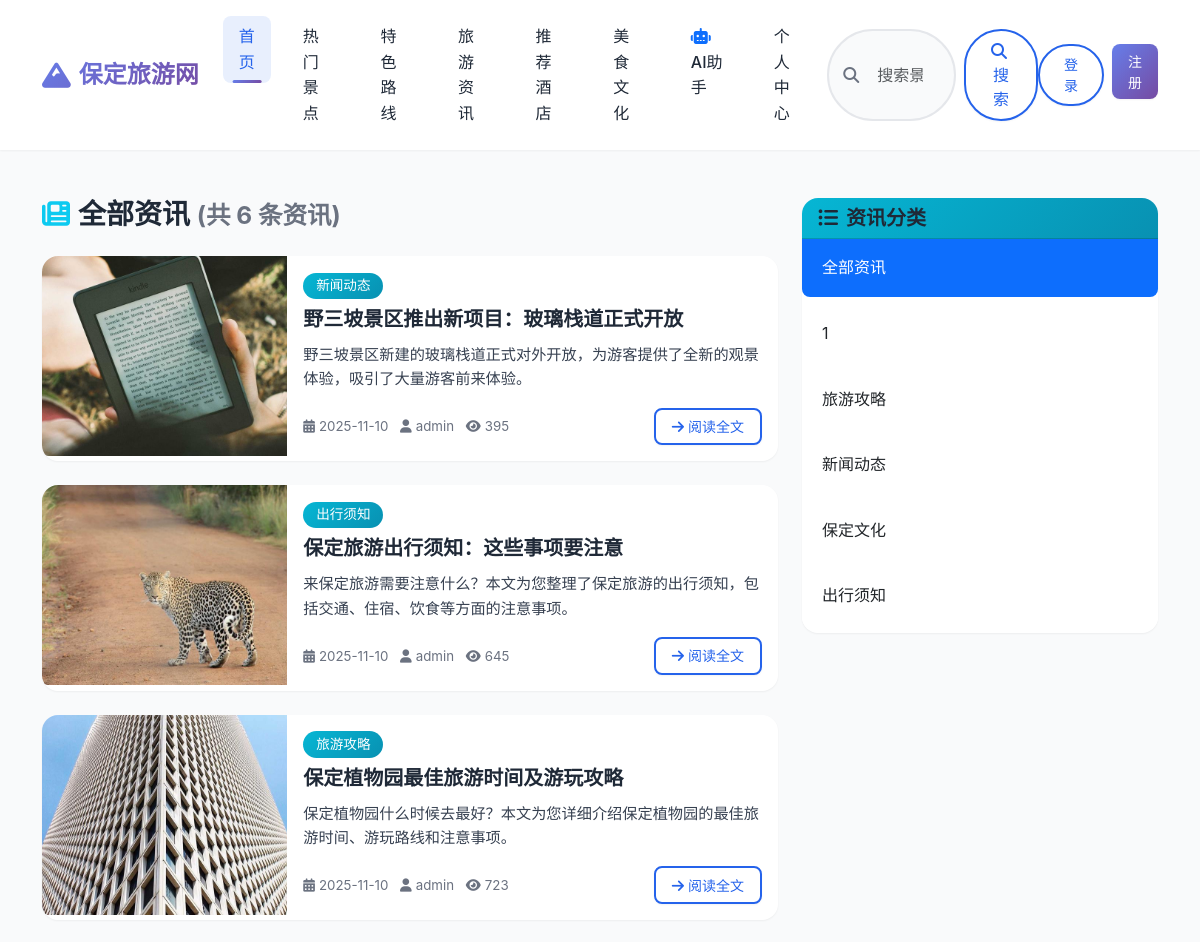
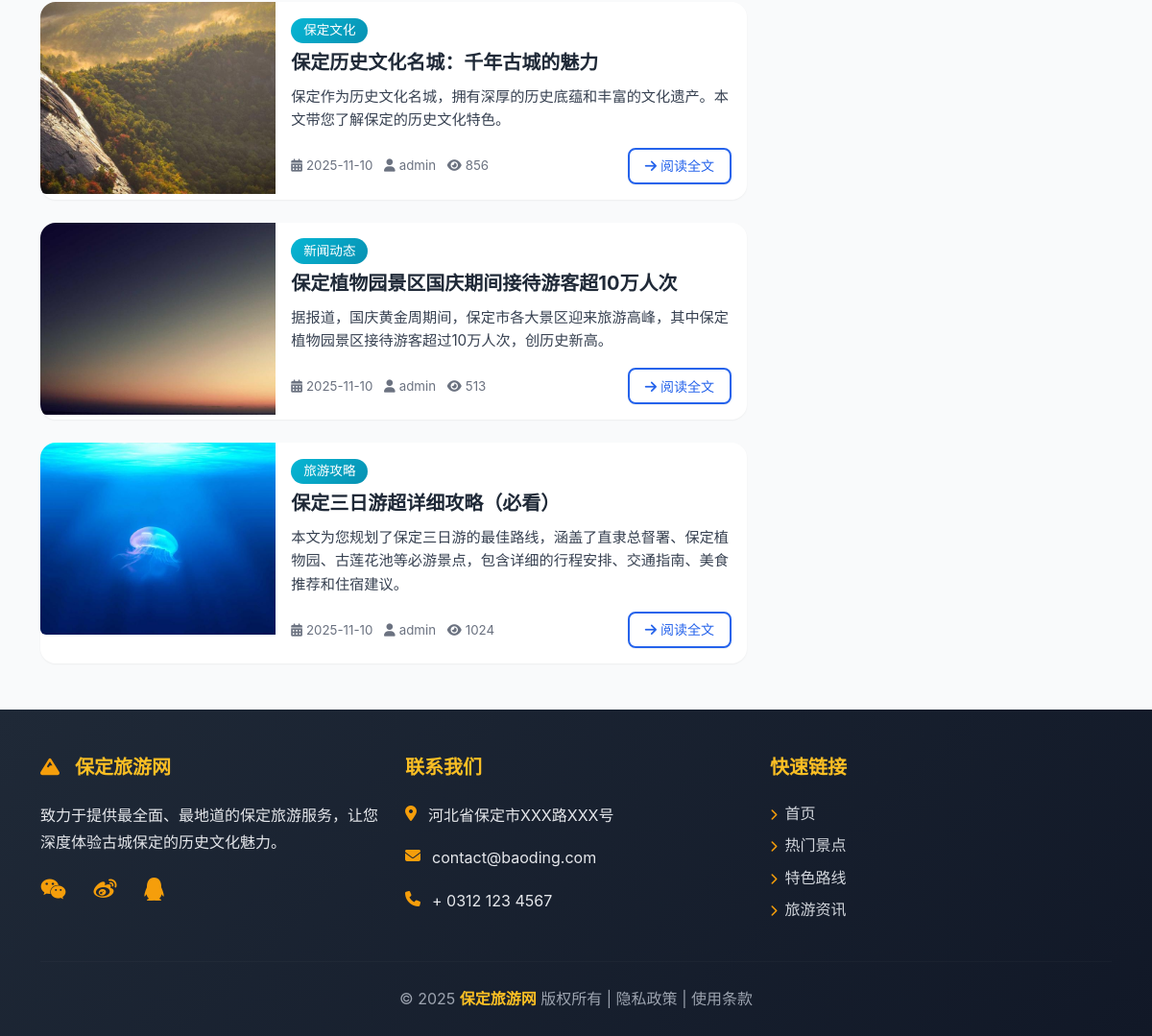
/news/list/, run on the app's committed database (2 pictures, top to bottom).
### apps/news/models.py (models this page shows, shortened)
class News(models.Model):
    category = models.ForeignKey(NewsCategory, on_delete=models.SET_NULL, null=True, verbose_name="分类")
    title = models.CharField(max_length=200, verbose_name="标题")
    abstract = models.CharField(max_length=255, verbose_name="摘要")
    content = models.TextField(verbose_name="正文")
    cover_image = models.ImageField(upload_to='news_covers/', verbose_name="封面图")
    published_at = models.DateTimeField(auto_now_add=True, verbose_name="发布时间")
    views_count = models.PositiveIntegerField(default=0, verbose_name="阅读量")
    author = models.ForeignKey(CustomUser, on_delete=models.SET_NULL, null=True, blank=True, verbose_name="作者")
    class Meta:
        verbose_name = "旅游资讯"
        verbose_name_plural = verbose_name
        ordering = ['-published_at']

class NewsCategory(models.Model):
    name = models.CharField(max_length=50, verbose_name="分类名称")
    class Meta:
        verbose_name = "资讯分类"
        verbose_name_plural = verbose_name

### apps/users/models.py (models this page shows, shortened)
class CustomUser(AbstractUser):
    phone = models.CharField(max_length=11, unique=True, verbose_name="手机号")
    avatar = models.ImageField(upload_to='avatars/', default='avatars/default.png', verbose_name="头像")
    class Meta:
        verbose_name = "用户"
        verbose_name_plural = verbose_name

### apps/news/views.py (the view)
# urls.py: path('news/', views.NewsListView.as_view(), name='news_list'),
class NewsListView(TemplateView):
    template_name = "news/list.html"
    def get_context_data(self, **kwargs):
        context = super().get_context_data(**kwargs)
        context['page_title'] = '旅游资讯 - 保定旅游网'
        context['categories'] = NewsCategory.objects.all()
        category_id = self.request.GET.get('category')
        search_query = self.request.GET.get('search', '')
        news_list = News.objects.all()
        if category_id:
            news_list = news_list.filter(category_id=category_id)
        if search_query:
            news_list = news_list.filter(title__icontains=search_query)
        news_list = news_list.order_by('-published_at')
        context['news_list'] = news_list
        context['selected_category'] = int(category_id) if category_id else None
        context['search_query'] = search_query
        return context

### templates/news/list.html (shortened to what this page needs)
{% extends 'common/base.html' %}
{% load static %}
{% block content %}
<div class="container my-5">
    <div class="row">
        <div class="col-lg-8">
            <div class="d-flex justify-content-between align-items-center mb-4">
                <h3 class="mb-0">
                    <i class="fas fa-newspaper text-info me-2"></i>全部资讯
                    <small class="text-muted">(共 {{ news_list.count }} 条资讯)</small>
                </h3>
            </div>
            {% if news_list %}
            <div class="vstack gap-4">
                {% for news in news_list %}
                <div class="card shadow-sm border-0 overflow-hidden" style="transition: all 0.3s ease;">
                    <div class="row g-0">
                        <div class="col-md-4">
                            <a href="{% url 'news:detail' pk=news.id %}" style="text-decoration: none; display: block; overflow: hidden; height: 100%;">
                                {% if news.cover_image %}
                                <img src="{{ news.cover_image.url }}" class="img-fluid rounded-start" alt="{{ news.title }}" style="object-fit: cover; height: 200px; width: 100%; transition: transform 0.3s ease; cursor: pointer;">
                                {% else %}
                                <img src="https://placehold.co/400x300/F39C12/FFFFFF?text={{ news.title|slice:":10" }}" class="img-fluid rounded-start" alt="{{ news.title }}" style="object-fit: cover; height: 200px; width: 100%; transition: transform 0.3s ease; cursor: pointer;">
                                {% endif %}
                            </a>
                        </div>
                        <div class="col-md-8">
                            <div class="card-body">
                                {% if news.category %}
                                <span class="badge bg-info mb-2">{{ news.category.name }}</span>
                                {% endif %}
                                <h5 class="card-title fw-bold">{{ news.title }}</h5>
                                {% if news.abstract %}
                                <p class="card-text text-muted">{{ news.abstract|truncatewords:30 }}</p>
                                {% endif %}
                                <div class="d-flex justify-content-between align-items-center mt-3">
                                    <p class="card-text mb-0">
                                        <small class="text-muted">
                                            <i class="fas fa-calendar-alt me-1"></i>{{ news.published_at|date:"Y-m-d" }}
                                            {% if news.author %}
                                            <i class="fas fa-user ms-2 me-1"></i>{{ news.author.username }}
                                            {% endif %}
                                            <i class="fas fa-eye ms-2 me-1"></i>{{ news.views_count }}
                                        </small>
                                    </p>
                                    <a href="{% url 'news:detail' pk=news.id %}" class="btn btn-outline-primary btn-sm">
                                        <i class="fas fa-arrow-right me-1"></i>阅读全文
                                    </a>
                                </div>
                            </div>
                        </div>
                    </div>
                </div>
                {% endfor %}
            </div>
            {% else %}
            <div class="alert alert-info text-center">
                <p>暂无资讯数据，请稍后再来查看！</p>
            </div>
            {% endif %}
        </div>
        <div class="col-lg-4">
            <div class="card rounded-lg shadow-sm">
                 <div class="card-header bg-info text-white rounded-top-lg">
                    <h5 class="mb-0"><i class="fas fa-list-ul me-2"></i>资讯分类</h5>
                </div>
                <div class="list-group list-group-flush">
                    <a href="{% url 'news:list' %}" class="list-group-item list-group-item-action {% if not selected_category %}active{% endif %}" aria-current="true">全部资讯</a>
                    {% for category in categories %}
                    <a href="{% url 'news:list' %}?category={{ category.id }}" class="list-group-item list-group-item-action {% if selected_category == category.id %}active{% endif %}">{{ category.name }}</a>
                    {% endfor %}
                </div>
            </div>
        </div>
    </div>
</div>
{% endblock %}

### static/css/style.css (style rules this page uses)
:root { --primary-color: #2563eb; --primary-dark: #1e40af; --primary-light: #3b82f6; --secondary-color: #10b981; --accent-color: #f59e0b; --danger-color: #ef4444; --text-dark: #1f2937; --text-gray: #6b7280; --bg-light: #f9fafb; --bg-white: #ffffff; --border-color: #e5e7eb; --shadow-sm: 0 1px 2px 0 rgba(0, 0, 0, 0.05); --shadow-md: 0 4px 6px -1px rgba(0, 0, 0, 0.1), 0 2px 4px -1px rgba(0, 0, 0, 0.06); --shadow-lg: 0 10px 15px -3px rgba(0, 0, 0, 0.1), 0 4px 6px -2px rgba(0, 0, 0, 0.05); --shadow-xl: 0 20px 25px -5px rgba(0, 0, 0, 0.1), 0 10px 10px -5px rgba(0, 0, 0, 0.04); --gradient-primary: linear-gradient(135deg, #667eea 0%, #764ba2 100%); --gradient-secondary: linear-gradient(135deg, #f093fb 0%, #f5576c 100%); --gradient-success: linear-gradient(135deg, #4facfe 0%, #00f2fe 100%); }
* { margin: 0; padding: 0; box-sizing: border-box; }
body { font-family: -apple-system, BlinkMacSystemFont, "Segoe UI", "PingFang SC", "Microsoft YaHei", Roboto, "Helvetica Neue", Arial, sans-serif; color: var(--text-dark); background-color: var(--bg-light); line-height: 1.6; -webkit-font-smoothing: antialiased; -moz-osx-font-smoothing: grayscale; }
.text-muted { color: #6b7280 !important; }
.card-text { color: #374151 !important; }
.card-title { color: #1f2937 !important; }
.btn { border-radius: 8px; font-weight: 500; padding: 0.6rem 1.5rem; transition: all 0.3s ease; border: none; box-shadow: var(--shadow-sm); }
.btn-outline-primary { border: 2px solid var(--primary-color); color: var(--primary-color); background: transparent; }
.btn-sm { padding: 0.4rem 1rem; font-size: 0.875rem; }
.card { border: none; border-radius: 16px; overflow: hidden; transition: all 0.3s ease; background: var(--bg-white); box-shadow: var(--shadow-md); }
.card-title { font-weight: 600; color: var(--text-dark); margin-bottom: 0.75rem; }
.card-text { color: var(--text-gray); font-size: 0.95rem; }
.badge { padding: 0.4rem 0.8rem; border-radius: 20px; font-weight: 500; font-size: 0.85rem; }
.bg-info { background: linear-gradient(135deg, #06b6d4 0%, #0891b2 100%) !important; }
.list-group-item { border: none; border-radius: 8px; margin-bottom: 0.5rem; transition: all 0.3s ease; padding: 1rem 1.25rem; }
.list-group-item-action { cursor: pointer; }
h1, h2, h3, h4, h5, h6 { font-weight: 700; color: var(--text-dark); margin-bottom: 1rem; }
img { transition: transform 0.3s ease; }
.card { animation: fadeInUp 0.6s ease-out; }
.card:nth-child(1) { animation-delay: 0.1s; }
.card:nth-child(2) { animation-delay: 0.2s; }
.card:nth-child(3) { animation-delay: 0.3s; }
.card:nth-child(4) { animation-delay: 0.4s; }
.shadow-sm { box-shadow: var(--shadow-sm) !important; }
.rounded-lg { border-radius: 16px !important; }
html { scroll-behavior: smooth; }

### data on the page
News: cover_image (picture), category.name "新闻动态", title "野三坡景区推出新项目：玻璃栈道正式开放", abstract "野三坡景区新建的玻璃栈道正式对外开放，为游客提供了全新的观景体验，吸引了大量游客前来体验。", published_at "2025-11-10", author.username "admin", views_count "395"
News: cover_image (picture), category.name "出行须知", title "保定旅游出行须知：这些事项要注意", abstract "来保定旅游需要注意什么？本文为您整理了保定旅游的出行须知，包括交通、住宿、饮食等方面的注意事项。", published_at "2025-11-10", author.username "admin", views_count "645"
News: cover_image (picture), category.name "旅游攻略", title "保定植物园最佳旅游时间及游玩攻略", abstract "保定植物园什么时候去最好？本文为您详细介绍保定植物园的最佳旅游时间、游玩路线和注意事项。", published_at "2025-11-10", author.username "admin", views_count "723"
News: cover_image (picture), category.name "保定文化", title "保定历史文化名城：千年古城的魅力", abstract "保定作为历史文化名城，拥有深厚的历史底蕴和丰富的文化遗产。本文带您了解保定的历史文化特色。", published_at "2025-11-10", author.username "admin", views_count "856"
News: cover_image (picture), category.name "新闻动态", title "保定植物园景区国庆期间接待游客超10万人次", abstract "据报道，国庆黄金周期间，保定市各大景区迎来旅游高峰，其中保定植物园景区接待游客超过10万人次，创历史新高。", published_at "2025-11-10", author.username "admin", views_count "513"
News: cover_image (picture), category.name "旅游攻略", title "保定三日游超详细攻略（必看）", abstract "本文为您规划了保定三日游的最佳路线，涵盖了直隶总督署、保定植物园、古莲花池等必游景点，包含详细的行程安排、交通指南、美食推荐和住宿建议。", published_at "2025-11-10", author.username "admin", views_count "1024"
NewsCategory: name "1"
NewsCategory: name "旅游攻略"
NewsCategory: name "新闻动态"
NewsCategory: name "保定文化"
NewsCategory: name "出行须知"

### other printed values
{{ news_list.count }} "6"
